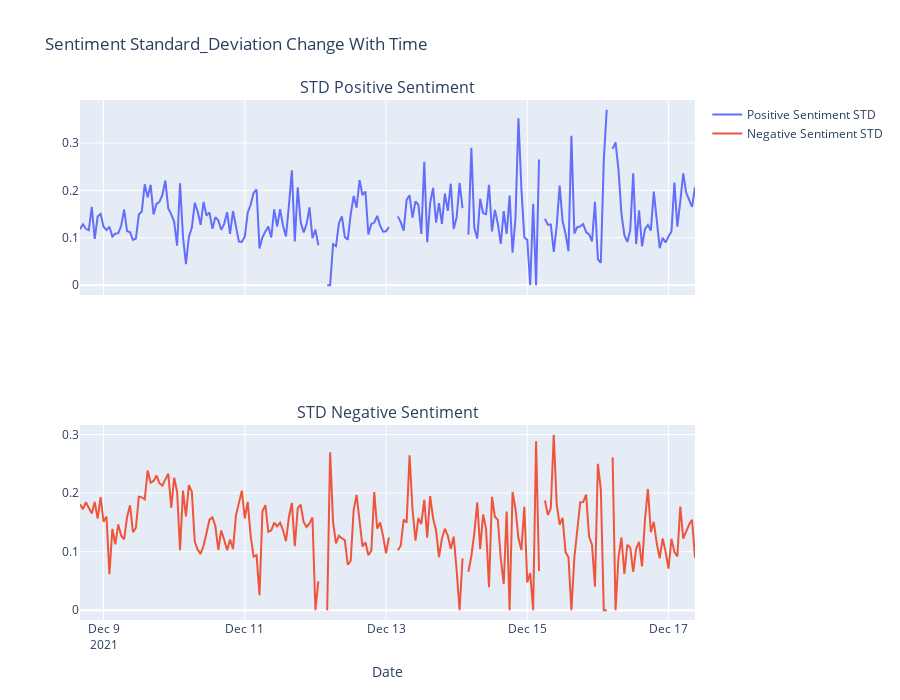

Write notebook code for a chart like this one.
### Code cell
#chart for the STD
fig = make_subplots(rows=2, cols=1,shared_xaxes=True,subplot_titles=('STD Positive Sentiment',  'STD Negative Sentiment'))

fig.add_trace(
    go.Scatter(x=dt_s['date'], y=dt_s['pos_sent'],name='Positive Sentiment STD'),
    row=1, col=1
)

    
#positive mean
fig.add_shape(type="line",
    x0=dt_s['date'].values[0], y0=dt_s['pos_sent'].mean(), x1=dt_s['date'].values[-1], y1=dt_s['pos_sent'].mean(),
    line=dict(
        color="Red",
        width=2,
        dash="dashdot",
    ),
        name='Mean',
        xref='x2', 
        yref='y2'
)

fig.add_trace(
    go.Scatter(x=dt_s['date'], y=dt_s['neg_sent'],name='Negative Sentiment STD'),
    row=2, col=1
)

#negative mean
fig.add_shape(type="line",
    x0=dt_s['date'].values[0], y0=dt_s['neg_sent'].mean(), x1=dt_s['date'].values[-1], y1=dt_s['neg_sent'].mean(),
    line=dict(
        color="Red",
        width=2,
        dash="dashdot",
    ),
        name='Mean',
        xref='x2', 
        yref='y2'
)


fig['layout']['xaxis2']['title'] = 'Date'
fig.update_layout(height=700, width=900, title_text="Sentiment Standard_Deviation Change With Time")
fig.show()

### Figure 1 — Plotly figure (JSON) as saved in the notebook; plotly's stock layout.template omitted (floating-point values rounded to 4 significant figures; data arrays with more than 128 entries replaced by an {"elided": "..."} marker saying what was removed)
{"data": [{"name": "Positive Sentiment STD", "type": "scatter", "x": {"elided": "210 str values"}, "xaxis": "x", "y": {"elided": "210 float values"}, "yaxis": "y"}, {"name": "Negative Sentiment STD", "type": "scatter", "x": {"elided": "210 str values"}, "xaxis": "x2", "y": {"elided": "210 float values"}, "yaxis": "y2"}], "layout": {"annotations": [{"font": {"size": 16}, "showarrow": false, "text": "STD Positive Sentiment", "x": 0.5, "xanchor": "center", "xref": "paper", "y": 1, "yanchor": "bottom", "yref": "paper"}, {"font": {"size": 16}, "showarrow": false, "text": "STD Negative Sentiment", "x": 0.5, "xanchor": "center", "xref": "paper", "y": 0.375, "yanchor": "bottom", "yref": "paper"}], "height": 700, "shapes": [{"line": {"color": "Red", "dash": "dashdot", "width": 2}, "name": "Mean", "type": "line", "x0": 1638979200000000000, "x1": 1639731600000000000, "xref": "x2", "y0": 0.1431, "y1": 0.1431, "yref": "y2"}, {"line": {"color": "Red", "dash": "dashdot", "width": 2}, "name": "Mean", "type": "line", "x0": 1638979200000000000, "x1": 1639731600000000000, "xref": "x2", "y0": 0.1374, "y1": 0.1374, "yref": "y2"}], "title": {"text": "Sentiment Standard_Deviation Change With Time"}, "width": 900, "xaxis": {"anchor": "y", "domain": [0, 1], "matches": "x2", "showticklabels": false}, "xaxis2": {"anchor": "y2", "domain": [0, 1], "title": {"text": "Date"}}, "yaxis": {"anchor": "x", "domain": [0.625, 1]}, "yaxis2": {"anchor": "x2", "domain": [0, 0.375]}}}
